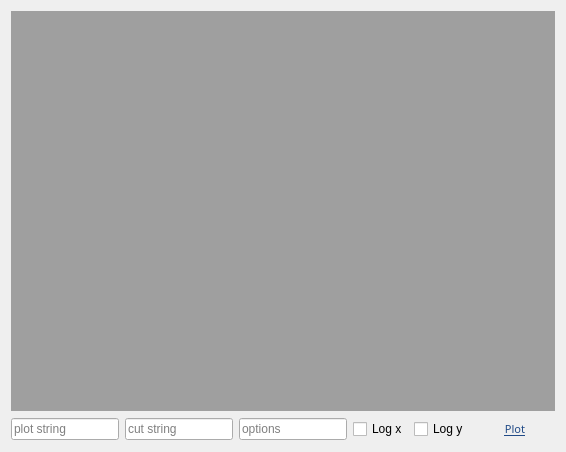
        <widget class="QWidget" name="tab_5">
         <attribute name="title">
          <string>Plot window</string>
         </attribute>
         <layout class="QVBoxLayout" name="verticalLayout_7">
          <item>
           <widget class="QMdiArea" name="mdiArea">
            <property name="font">
             <font>
              <family>Ubuntu Condensed</family>
              <underline>true</underline>
             </font>
            </property>
            <property name="contextMenuPolicy">
             <enum>Qt::NoContextMenu</enum>
            </property>
            <property name="viewMode">
             <enum>QMdiArea::SubWindowView</enum>
            </property>
            <property name="documentMode">
             <bool>true</bool>
            </property>
            <property name="tabsClosable">
             <bool>false</bool>
            </property>
           </widget>
          </item>
          <item>
           <layout class="QHBoxLayout" name="horizontalLayout_26">
            <item>
             <widget class="QLineEdit" name="plotString">
              <property name="placeholderText">
               <string>plot string</string>
              </property>
             </widget>
            </item>
            <item>
             <widget class="QLineEdit" name="cutString">
              <property name="placeholderText">
               <string>cut string</string>
              </property>
             </widget>
            </item>
            <item>
             <widget class="QLineEdit" name="plot_options">
              <property name="placeholderText">
               <string>options</string>
              </property>
             </widget>
            </item>
            <item>
             <widget class="QCheckBox" name="setLogX">
              <property name="text">
               <string>Log x</string>
              </property>
             </widget>
            </item>
            <item>
             <widget class="QCheckBox" name="setLogY">
              <property name="text">
               <string>Log y</string>
              </property>
             </widget>
            </item>
            <item>
             <widget class="QPushButton" name="plot">
              <property name="font">
               <font>
                <family>Ubuntu Condensed</family>
                <pointsize>8</pointsize>
                <underline>true</underline>
               </font>
              </property>
              <property name="styleSheet">
               <string notr="true">color: rgb(32, 74, 135);</string>
              </property>
              <property name="text">
               <string>Plot</string>
              </property>
              <property name="flat">
               <bool>true</bool>
              </property>
             </widget>
            </item>
           </layout>
          </item>
         </layout>
        </widget>
